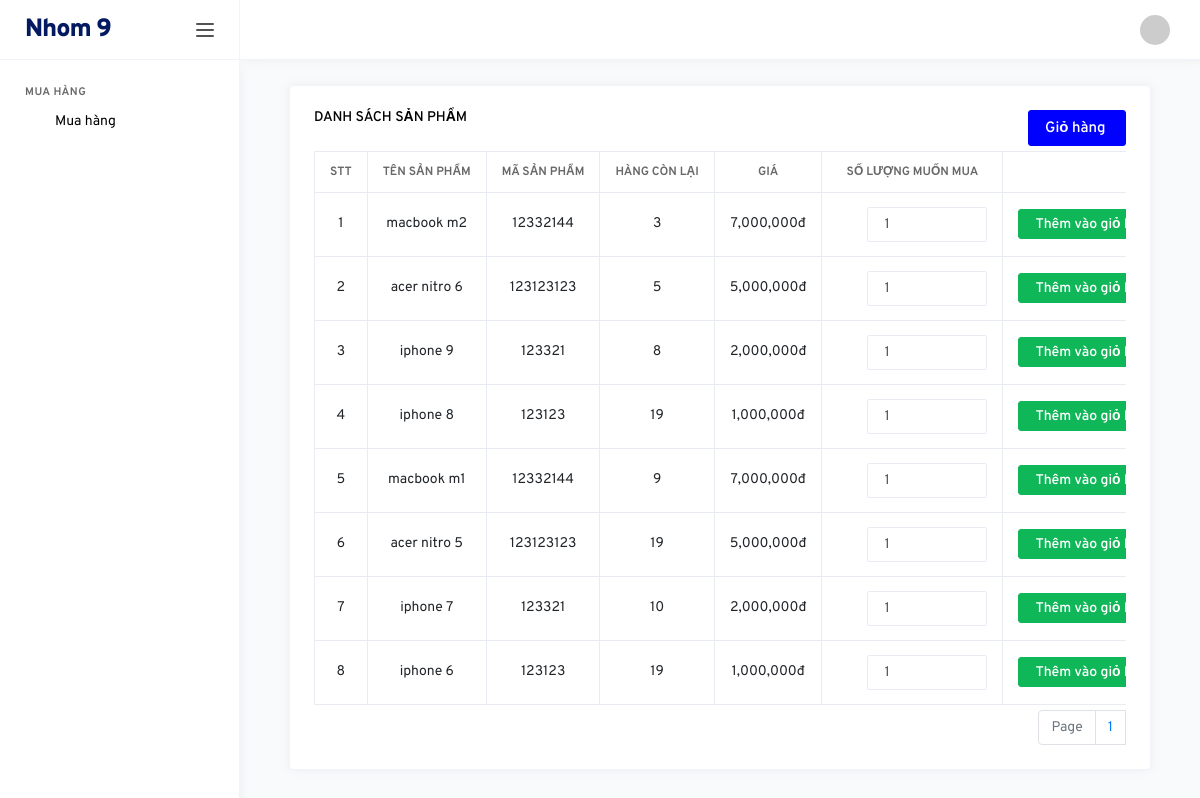
Screenshot of /frontend/index.php (signed in) with the database file from the repository.
### tables this page shows
CREATE TABLE `products` (
  `id` int(11) NOT NULL,
  `name` varchar(500) NOT NULL,
  `category_id` int(11) NOT NULL,
  `ma_hang` varchar(500) NOT NULL,
  `bao_hanh` int(11) NOT NULL,
  `so_imei` varchar(500) NOT NULL,
  `so_serial` varchar(500) NOT NULL,
  `ton_kho` int(11) NOT NULL,
  `xuat_su` varchar(500) NOT NULL,
  `price` int(11) NOT NULL
);

### frontend/controllers/DemoController.php (called while the page is built, shortened)
<?php
	include "models/DemoModel.php";
	class DemoController extends Controller{
		public function index(){
			$recordPerPage = 25;
			$numPage = ceil($this->totalRecord($recordPerPage)/$recordPerPage);
			$data = $this->modelRead($recordPerPage);
			$this->loadView("DemoView.php",["data"=>$data,"numPage"=>$numPage]);
		}
	}
 ?>

### frontend/models/DemoModel.php (called while the page is built, shortened)
<?php
	trait DemoModel{
		public function modelRead($recordPerPage){
			$p = isset($_GET["p"]) && is_numeric($_GET["p"]) && $_GET["p"] > 0 ? ($_GET["p"]-1) : 0;
			$from = $p * $recordPerPage;
			$conn = Connection::getInstance();
			$query = $conn->query("select * from products order by id desc limit $from,$recordPerPage");
			$result = $query->fetchAll();
			return $result;
		}
		public function totalRecord($recordPerPage){
			$conn = Connection::getInstance();
			$query = $conn->query("select id from products");
			return $query->rowCount();
		}
	}
 ?>

### frontend/views/DemoView.php (the view, shortened to what this page needs)
<div class="col-md-12">
    <div class="col-md-12 grid-margin stretch-card">
    <div class="card">
        <div class="card-body">
                    <div style="float: right; margin-bottom: 5px;">
                        <a href="index.php?controller=demo&action=showCart" class="btn btn-primary"><h6>Giỏ hàng&nbsp; <i class="link-icon" data-feather="plus-square"></i></h6></a>
                    </div>
                    <h6 class="card-title">Danh sách sản phẩm</h6>
                    <div class="table-responsive">
                            <table class="table table-bordered table-hover">
                                <thead>
                                    <tr>
                                        <th style="width: 50px;text-align:center;">STT</th>
                                        <th style="width: 150px;text-align:center;">Tên sản phẩm</th>
                                        <th style="width: 150px;text-align:center;">Mã sản phẩm</th>
                                        <th style="width: 100px;text-align:center;">Hàng còn lại</th>
                                        <th style="width: 100px;text-align:center;">Giá</th>
                                        <th style="width: 100px;text-align:center;">Số lượng muốn mua</th>
                                        <th style="width: 150px;text-align:center;"></th>
                                    </tr>
                                </thead>
                                <tbody>
                                    <?php foreach ($data as $key => $rows): ?>
                                    <tr>
                                    <td  style="text-align:center; width: 50px;">
                                            <?php echo $key+1; ?>
                                        </td>
                                        <td  style="text-align:center; width: 150px;">
                                            <?php echo $rows->name; ?>
                                        </td>
                                        <td style="text-align:center;">
                                            <?php echo $rows->ma_hang; ?>
                                        </td>
                                        <td style="text-align:center;">
                                            <?php echo $rows->ton_kho; ?>
                                        </td>
                                        <td style="text-align:center;">
                                            <?php echo number_format($rows->price); ?>đ
                                        </td>
                                        <td style="text-align:center;">
                                            <input class="form-control input-number" value="1" min="1" max="<?php echo $rows->ton_kho ?>" id="quantity<?php echo $rows->id; ?>" type="number" style="width: 120px;margin-left: 30px">
                                        </td>
                                        <td style="text-align:center;">
                                <a class="btn btn-success" style="color: white" onclick="addToCart<?php echo $rows->id ?>()" href="#" >Thêm vào giỏ hàng</a>&nbsp;
                                        </td>
                                    </tr>
                                    <?php endforeach; ?>
                                </tbody>
                            </table>
                            <nav aria-label="Page navigation example">
                            <ul class="pagination">
                                <li class="page-item disabled"><a class="page-link" href="#">Page</a></li>
                                <?php for($i = 1;$i <= $numPage; $i++): ?>
                                    <li><a class="page-link" href="index.php?controller=products&p=<?php echo $i; ?>"><?php echo $i; ?></a></li>
                                    <?php endfor; ?>
                            </ul>
                            </nav>
                    </div>
        </div>
    </div>
</div>
</div>

### frontend/views/DemoView.php (style rules this page uses)
.pagination { padding:0px; margin:0px; float: right; margin-top: 5px; }

### rows the page displays
products: name "macbook m2", ma_hang "12332144", ton_kho "3", price "7,000,000"
products: name "acer nitro 6", ma_hang "123123123", ton_kho "5", price "5,000,000"
products: name "iphone 9", ma_hang "123321", ton_kho "8", price "2,000,000"
products: name "iphone 8", ma_hang "123123", ton_kho "19", price "1,000,000"
products: name "macbook m1", ma_hang "12332144", ton_kho "9", price "7,000,000"
products: name "acer nitro 5", ma_hang "123123123", ton_kho "19", price "5,000,000"
products: name "iphone 7", ma_hang "123321", ton_kho "10", price "2,000,000"
products: name "iphone 6", ma_hang "123123", ton_kho "19", price "1,000,000"
